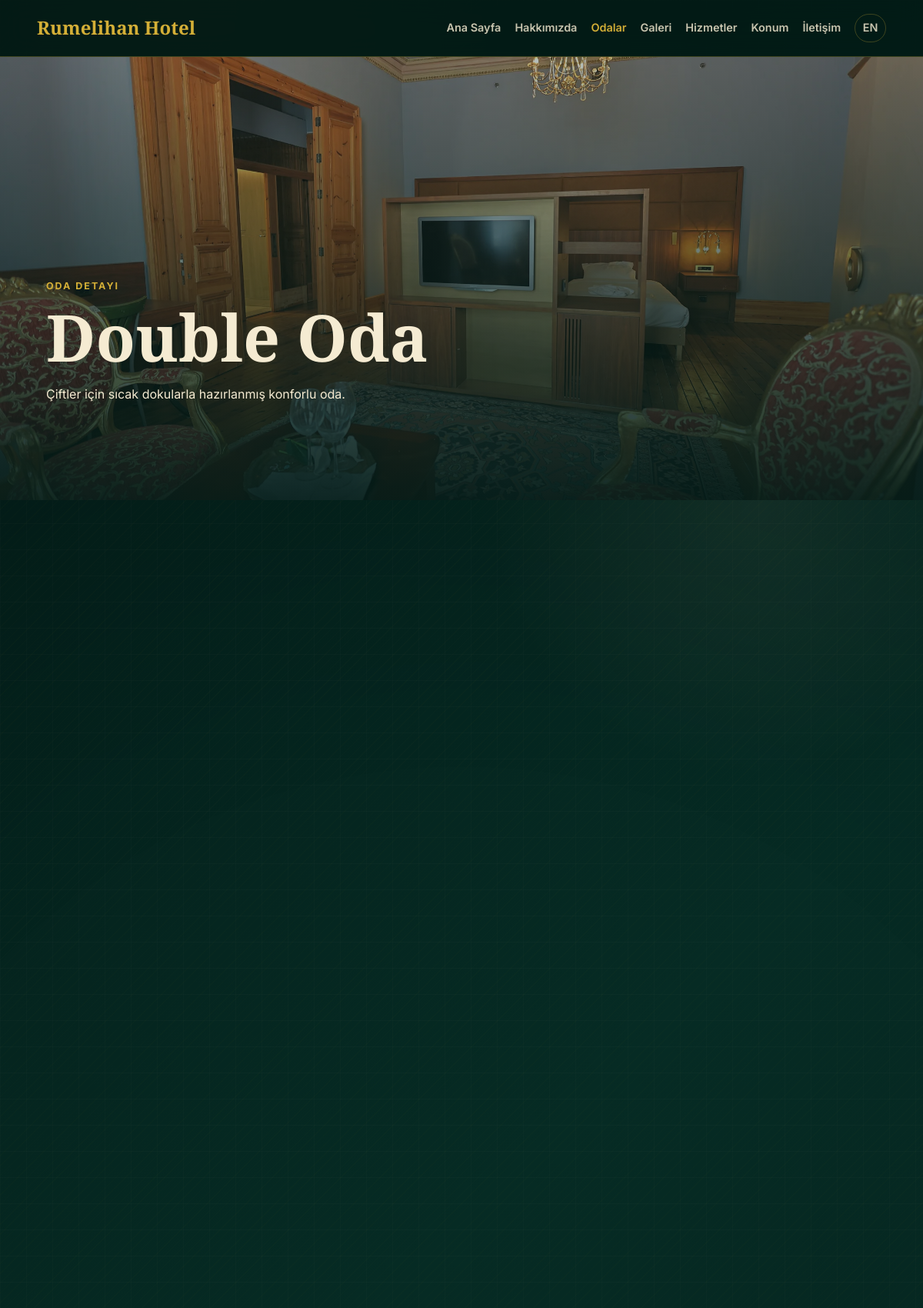
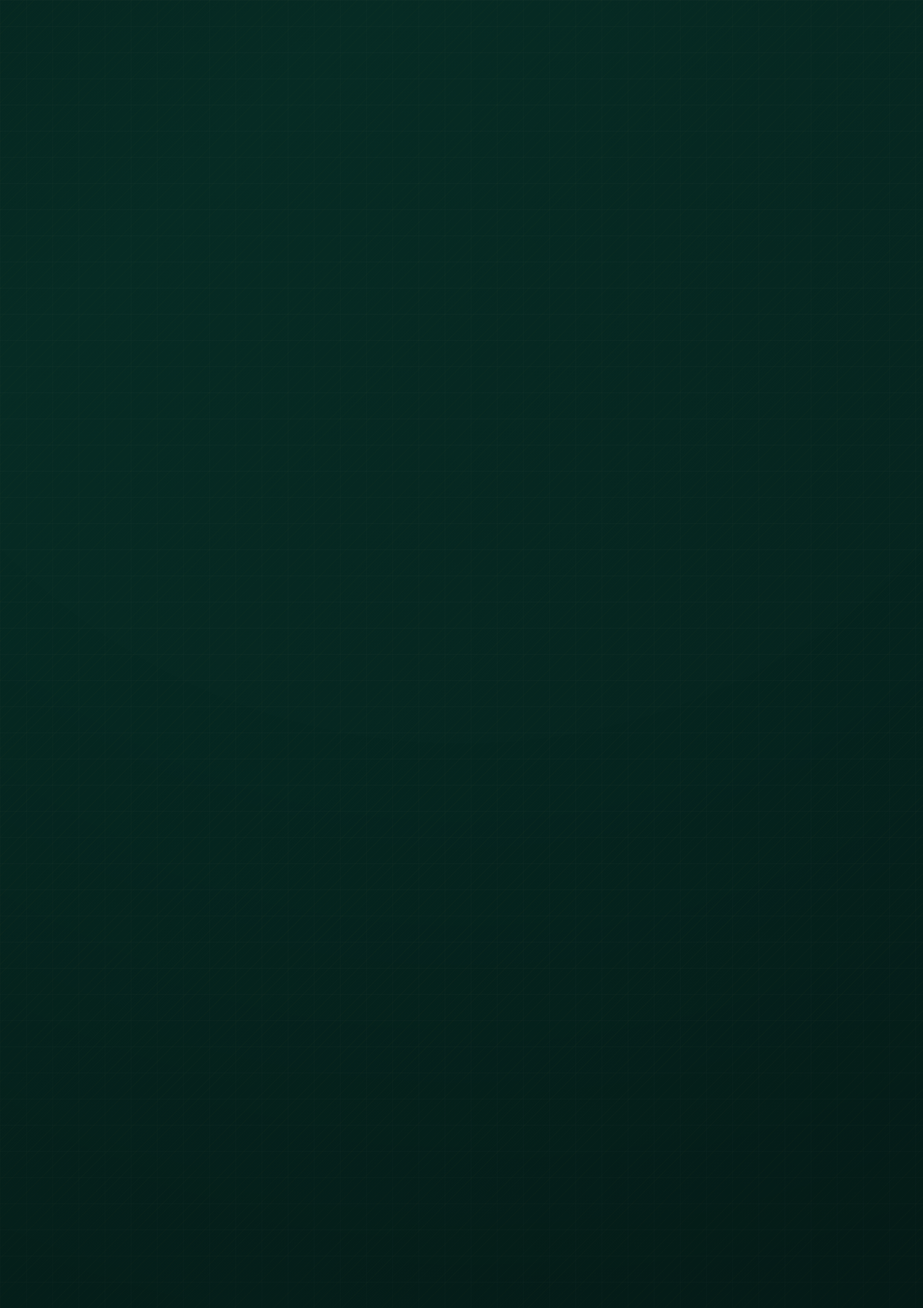
Page /tr/rooms/double-room/ (upper part) on the committed database (2 pictures, top to bottom).
### hotel/models.py (models this page shows, shortened)
class SiteSettings(models.Model):
    hotel_name = models.CharField(max_length=160, default="Rumelihan Hotel")
    logo = models.ImageField(upload_to="settings/", blank=True, null=True)
    phone = models.CharField(max_length=60, blank=True)
    whatsapp = models.CharField(max_length=60, blank=True)
    email = models.EmailField(blank=True)
    address_tr = models.TextField(blank=True)
    address_en = models.TextField(blank=True)
    instagram_url = models.URLField(blank=True)
    google_maps_embed = models.TextField(blank=True)
    google_maps_link = models.URLField(blank=True)
    footer_text_tr = models.TextField(blank=True)
    footer_text_en = models.TextField(blank=True)
    class Meta:
        verbose_name = "Site Settings"
        verbose_name_plural = "Site Settings"
    @classmethod
    def get_solo(cls):
        obj, _ = cls.objects.get_or_create(pk=1)
        return obj

class OrderedActiveModel(models.Model):
    active = models.BooleanField(default=True)
    ordering = models.PositiveIntegerField(default=0)
    class Meta:
        abstract = True
        ordering = ["ordering", "id"]

class Room(OrderedActiveModel):
    title_tr = models.CharField(max_length=140)
    title_en = models.CharField(max_length=140)
    slug = models.SlugField(unique=True)
    short_description_tr = models.TextField()
    short_description_en = models.TextField()
    full_description_tr = models.TextField()
    full_description_en = models.TextField()
    main_image = models.ImageField(upload_to="rooms/", blank=True, null=True)
    capacity = models.PositiveIntegerField(default=2)
    bed_type_tr = models.CharField(max_length=120)
    bed_type_en = models.CharField(max_length=120)
    size = models.CharField(max_length=40, blank=True)
    features_tr = models.TextField(help_text="Virgülle ayırın.")
    features_en = models.TextField(help_text="Separate with commas.")
    price = models.CharField(max_length=80, blank=True)
    def feature_list(self, lang):
        raw = self.features_tr if lang == "tr" else self.features_en
        return [item.strip() for item in raw.split(",") if item.strip()]

### hotel/views.py (the view)
# urls.py: path("rooms/<slug:slug>/", views.room_detail, name="room_detail"),
def room_detail(request, lang, slug):
    room = get_object_or_404(Room, slug=slug, active=True)
    title = room.title_tr if lang == "tr" else room.title_en
    context = page_context(
        lang,
        "rooms",
        title,
        title,
        room.short_description_tr,
        room.short_description_en,
    )
    context["room"] = room
    context["room_features"] = room.feature_list(context["lang"])
    context["related_rooms"] = Room.objects.filter(active=True).exclude(pk=room.pk)[:3]
    return render(request, "hotel/room_detail.html", context)

### hotel/context_processors.py (called while the page is built)
def is_old_phone(value):
    return not value or "212 000" in value

def is_old_whatsapp(value):
    return not value or value == "902120000000"

def is_old_address(value):
    return not value or "Taksim" in value or "Beyoglu, Istanbul" in value

### hotel/views.py (called while the page is built)
def normalize_lang(lang):
    return lang if lang in LANGS else "tr"

### templates/hotel/room_detail.html (shortened to what this page needs)
{% extends "base.html" %}
{% load static %}
{% block content %}
<section class="room-hero-detail">
  <img src="{% if room.main_image %}{{ room.main_image.url }}{% else %}{% static 'images/optimized/05.webp' %}{% endif %}" alt="{{ room.title_en }}">
  <div>
    <p class="eyebrow">{% if lang == 'tr' %}Oda Detayı{% else %}Room Detail{% endif %}</p>
    <h1>{% if lang == 'tr' %}{{ room.title_tr }}{% else %}{{ room.title_en }}{% endif %}</h1>
    <p>{% if lang == 'tr' %}{{ room.short_description_tr }}{% else %}{{ room.short_description_en }}{% endif %}</p>
  </div>
</section>
<section class="room-detail">
</section>
<section class="section">
  <div class="service-grid stagger">
  </div>
</section>
<section class="section">
  <div class="card-grid">
  </div>
</section>
{% endblock %}

### templates/base.html (shortened to what this page needs)
{% load static %}
<!doctype html>
<html lang="{{ lang|default:'tr' }}">
<head>
  <link rel="stylesheet" href="{% static 'css/main.css' %}">
</head>
<body>
  <header class="site-header" data-header>
    <a class="brand" href="{% url 'hotel:home' lang=lang %}">
      <span>{{ site_settings.hotel_name }}</span>
    </a>
    <nav class="site-nav" data-nav>
      {% for key, tr, en, url in nav_items %}
        <a href="{{ url }}" class="{% if active_page == key %}active{% endif %}">{% if lang == 'tr' %}{{ tr }}{% else %}{{ en }}{% endif %}</a>
      {% endfor %}
      <a class="lang-switch" href="/{{ other_lang }}{{ request.path|slice:'3:' }}">{{ other_lang|upper }}</a>
    </nav>
  </header>
  <main>
    {% block content %}{% endblock %}
  </main>
</body>
</html>

### static/css/main.css (style rules this page uses)
:root { --green-950: #031b17; --green-900: #062b24; --green-800: #0b3028; --gold: #d4af37; --gold-soft: #c9a646; --cream: #f5ebd2; --beige: #d8c7a1; --ink: #111111; --line: rgba(212, 175, 55, 0.28); --glass: rgba(6, 43, 36, 0.72); --shadow: 0 28px 80px rgba(0, 0, 0, 0.28); }
* { box-sizing: border-box; }
html { scroll-behavior: smooth; }
body { margin: 0; background: linear-gradient(rgba(245, 235, 210, 0.018) 1px, transparent 1px), linear-gradient(90deg, rgba(245, 235, 210, 0.014) 1px, transparent 1px), radial-gradient(circle at 20% 0%, rgba(212, 175, 55, 0.08), transparent 28rem), radial-gradient(circle at 82% 18%, rgba(216, 199, 161, 0.07), transparent 22rem), linear-gradient(135deg, var(--green-950), var(--green-900) 45%, #051f1b); background-size: 34px 34px, 34px 34px, auto, auto, auto; color: var(--cream); font-family: Inter, system-ui, sans-serif; line-height: 1.7; overflow-x: hidden; }
body::before { content: ""; position: fixed; inset: 0; pointer-events: none; z-index: -1; background: radial-gradient(circle at center, transparent 42%, rgba(0, 0, 0, 0.26)), repeating-linear-gradient(135deg, rgba(212, 175, 55, 0.025), rgba(212, 175, 55, 0.025) 1px, transparent 1px, transparent 9px); opacity: 0.9; }
img { max-width: 100%; display: block; }
a { color: inherit; text-decoration: none; }
.site-header { position: sticky; top: 0; z-index: 20; display: flex; align-items: center; justify-content: space-between; gap: 1.5rem; padding: 1rem clamp(1rem, 4vw, 4rem); background: rgba(3, 27, 23, 0.78); border-bottom: 1px solid var(--line); backdrop-filter: blur(16px); transition: background 0.25s ease, padding 0.25s ease; }
.brand { display: inline-flex; align-items: center; gap: 0.75rem; font-family: "Cormorant Garamond", Georgia, serif; color: var(--gold); font-size: clamp(1.35rem, 2vw, 1.8rem); font-weight: 700; letter-spacing: 0; }
.site-nav { display: flex; align-items: center; gap: clamp(0.65rem, 1.5vw, 1.3rem); font-size: 0.9rem; font-weight: 600; }
.site-nav a { color: rgba(245, 235, 210, 0.82); transition: color 0.2s ease; }
.site-nav a:hover, .site-nav a.active { color: var(--gold); }
.lang-switch { border: 1px solid var(--line); padding: 0.35rem 0.6rem; border-radius: 999px; }
.eyebrow { color: var(--gold); font-weight: 700; text-transform: uppercase; font-size: 0.78rem; letter-spacing: 0.16em; }
h1, h2, h3 { font-family: "Cormorant Garamond", Georgia, serif; line-height: 1.05; letter-spacing: 0; color: var(--cream); margin: 0 0 1rem; }
h1 { font-size: clamp(3.1rem, 7vw, 7.8rem); }
.section, .split-section, .room-detail, .location-layout, .contact-layout, .service-grid, .masonry { width: min(1180px, calc(100% - 2rem)); margin: 0 auto; padding: clamp(4rem, 8vw, 7rem) 0; }
.card-grid { display: grid; grid-template-columns: repeat(3, minmax(0, 1fr)); gap: 1.25rem; }
.split-section, .room-detail, .location-layout, .contact-layout { display: grid; grid-template-columns: 0.9fr 1.1fr; gap: clamp(1.5rem, 4vw, 4rem); align-items: center; }
.service-grid { display: grid; grid-template-columns: repeat(3, minmax(0, 1fr)); gap: 1rem; }
.room-hero-detail { position: relative; min-height: 72vh; display: grid; align-items: end; padding: clamp(5rem, 9vw, 8rem) clamp(1rem, 5vw, 6rem); overflow: hidden; }
.room-hero-detail::before { content: ""; position: absolute; inset: 0; background: linear-gradient(0deg, rgba(3, 27, 23, 0.94), rgba(3, 27, 23, 0.28)); z-index: 1; }
.room-hero-detail img { position: absolute; inset: 0; width: 100%; height: 100%; object-fit: cover; animation: heroZoom 18s ease-in-out infinite alternate; }
.room-hero-detail div { position: relative; z-index: 2; max-width: 820px; }

### rows in the picture
SiteSettings: hotel_name "Rumelihan Hotel"
Room: main_image (picture), title_tr "Double Oda", short_description_tr "Çiftler için sıcak dokularla hazırlanmış konforlu oda."

### other values in the picture
{{ tr }} "Ana Sayfa" "Hakkımızda" "Odalar" "Galeri" "Hizmetler" "Konum" "İletişim"
{{ other_lang|upper }} "EN"
